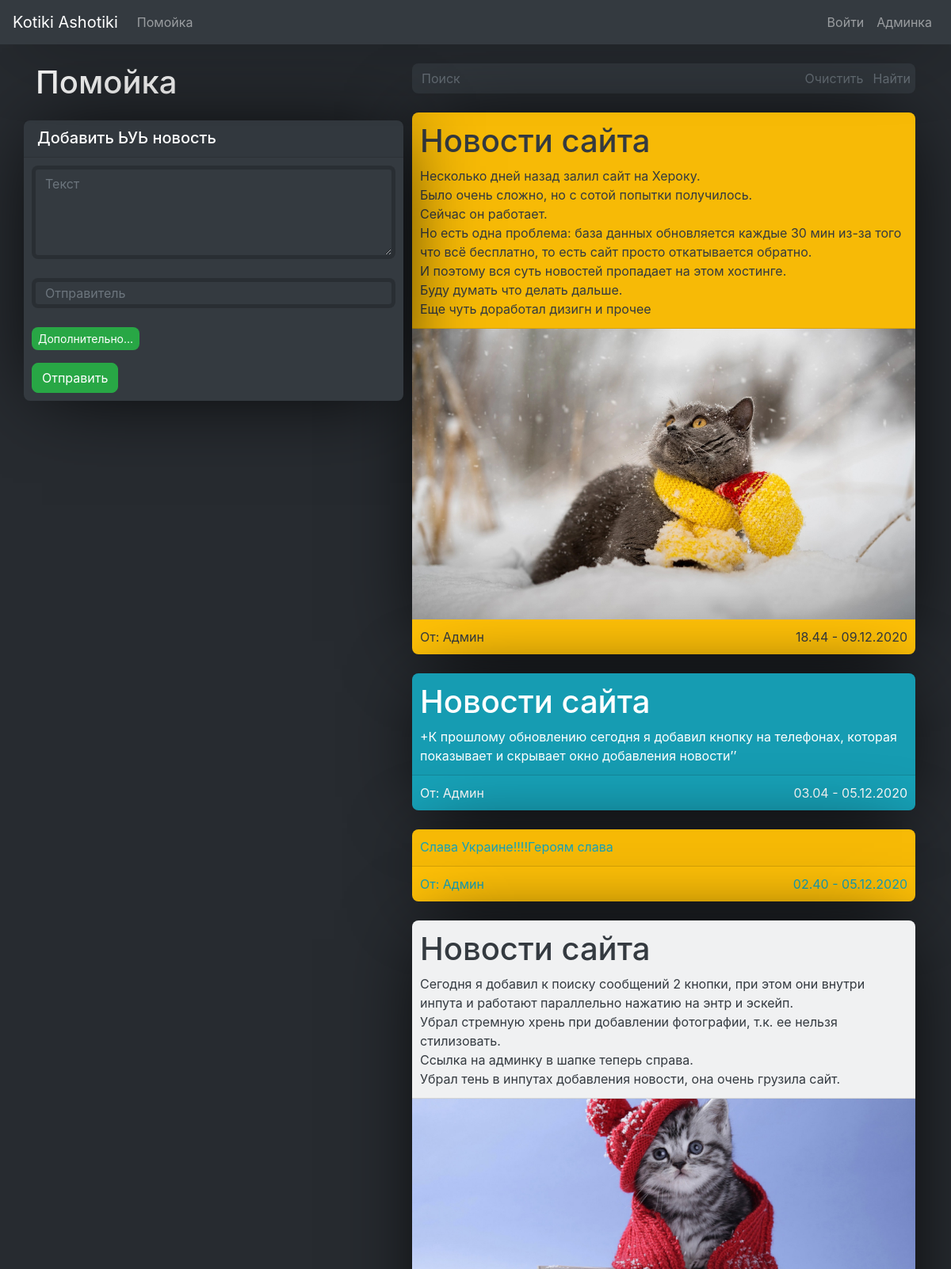
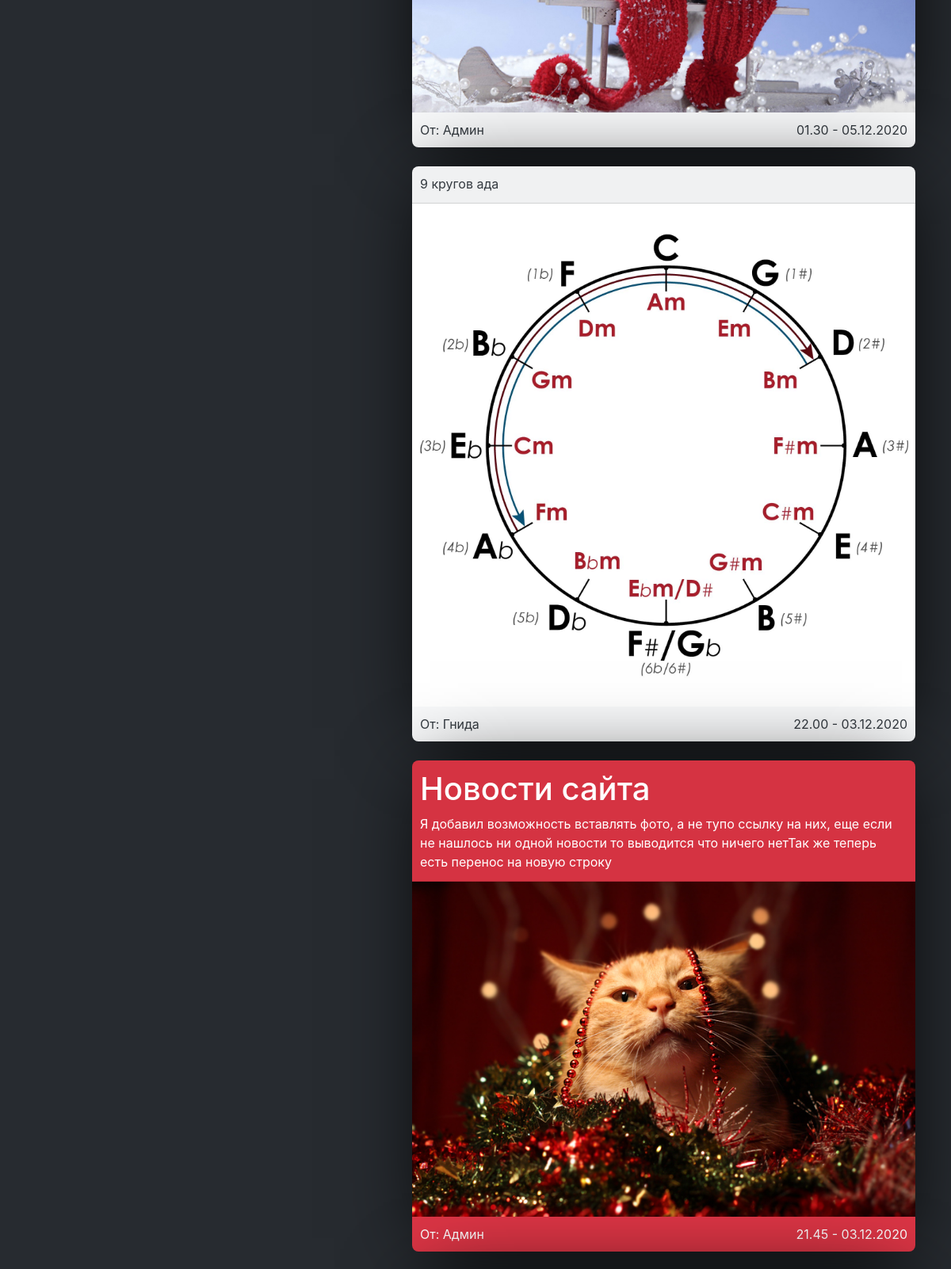
/msg/ (upper part), run on the app's committed database (2 pictures, top to bottom).
### msg/models.py (models this page shows, shortened)
class Message(models.Model):
    user = models.CharField('Пользователь', max_length=120)
    text = models.CharField('Текст', max_length=10000)
    date = models.DateTimeField(auto_now_add=True)
    picture = models.CharField('Изображение', blank=True, null=True, max_length=100, default='none')
    picture_file = models.ImageField('Загрузка пикчи', upload_to='msg', blank=True, max_length=200, default='none')
    BG_COLOR_CHOICE = [
        ('bg-dark', 'Темный фон'),
        ('bg-light', 'Светлый фон'),
        ('bg-primary','Синий фон'),
        ('bg-success', 'Зеленый фон'),
        ('bg-danger', 'Красный фон'),
        ('bg-warning', 'Желтый фон'),
        ('bg-info', 'Голубой фон')]
    card_bg_color_choice = models.CharField('Цвет фона', max_length=100, choices=BG_COLOR_CHOICE, default='bg-dark')
    FONT_COLOR_CHOICE = [
        ('text-white', 'Белый текст'),
        ('text-dark', 'Темный текст'),
        ('text-primary', 'Синий текст'),
        ('text-secondary', 'Серый текст'),
        ('text-warning', 'Желтый текст'),
        ('text-danger', 'Красный текст'),
        ('text-success', 'Зеленый цвет'),
        ('text-info', 'Голубой цвет')]
    card_font_color_choice = models.CharField('Цвет текста', max_length=100, choices=FONT_COLOR_CHOICE, default='text-white')
    PINNED_NEWS = [('False','Не закреплена'), ('True','Закрепить'), ('None','Скрытая')]
    top = models.CharField('Закрепить', blank=True, null=True, max_length=100, choices=PINNED_NEWS, default='False')
    admin_news = models.BooleanField('Новости сайта', default='False')
    class Meta():
        verbose_name = 'Новость'
        verbose_name_plural = 'Новости'

### msg/views.py (the view, shortened to what this page needs)
# urls.py: path('', msg, name="msg"),
def msg(request):
    message = Message.objects.order_by('-id').all()
    error = ''
    form = MessageForm()
    data = {
        'message': message,
        'form': form,
        'error': error
    }
    return render(request, 'msg/msg.html', data)

### msg/templates/msg/msg.html (shortened to what this page needs)
{% extends 'wrapper.html' %}
{% block static %} <link rel="stylesheet" href="/static/msg/css/msg.css"> {% endblock %}
{% block content %}
<div class="row">
  <div class="col-lg-5 jastify-lg-right">
    <div id="msg_title_and_input">
      <div id="msg_title"
           class="row justify-content-between">
        <div class="col-8">
            <h1 class="align-left mb-4">
              Помойка
            </h1>
        </div>
        <div class="col-4">
        </div>
      </div>
      <div class="row">
        <div id="msg_input"
             class="msg_input bg-dark mb-5 rounded">
          <div class="card-header">
            <h5>Добавить ЬУЬ новость</h5>
          </div>
          <form class="card-body"
                method="post"
                enctype="multipart/form-data">
            {{ form.text }}<br>
            {% if user.is_authenticated %}
              <div id="msg_input_user_hide">
                {{ form.user }}<br>
              </div>
            {% else %}
                {{ form.user }}<br>
            {% endif %}
            <div id="msg_img_add_div">
              <button id="msg_input_add_hide"
                      type="button"
                      class="msg_input_button btn-sm btn-success mb-2 rounded">
                Дополнительно...
              </button>
            </div>
            <button id="msg_input_button"
                    type="submit"
                    class="msg_input_button btn btn-success mt-2 rounded">
                Отправить
            </button>
          </form>
        </div>
      </div>
    </div>
  </div>
  <div class="col-lg-7">
    <div class="input-group">
      <input id="msg_search_input"
             class="msg_search form-control bg-dark text-white mb-4 border-0 rounded-left"
             aria-describedby="button-addon4"
             placeholder="Поиск"
             type="text">
      <div class="input-group-append">
        <button id="msg_search_input_button_clear"
                class="btn-dark text-secondary mb-4 border-0"
                type="button">
          Очистить
        </button>
        <button id="msg_search_input_button_find"
                type="button"
                class="btn-dark text-secondary bg-dark mb-4 border-0 rounded-right">
          Найти
        </button>
      </div>
    </div>
    {% if message %}
    <div class="msg">
      {% for m in message %}
        {% if m.top == 'False' %}
        <div>
          <div id="msg_id"
               class="msg_msgs card {{ m.card_bg_color_choice }} mb-4 p-0 rounded
                                    {{ m.card_font_color_choice }} border-0">
            <div class="card-header">
              {{ m.text|safe|linebreaks }}
            </div>
            <div class="card-img">
              {% if m.picture_file != 'none' %}
                <img src="/media/{{ m.picture_file }}">
              {% endif %}
            </div>
            <div class="card-body">
              <span class="card-text float-right">{{ m.date|date:'H.i - d.m.Y' }}</span>
              <span class="card-title">От: {{ m.user }}</span>
            </div>
          </div>
        </div>
        {% endif %}
      {% endfor %}
    </div>
    {% else %}
      <div class="container">
        <p>Сообщений нет</p>
      </div>
    {% endif %}
  </div>
</div>
{% endblock %}

### main/templates/wrapper.html (shortened to what this page needs)
<!DOCTYPE html>
{% load static %}
<html lang="en">
  <head>
    <link rel="stylesheet"
          href="https://stackpath.bootstrapcdn.com/bootstrap/4.5.2/css/bootstrap.min.css">
    <link rel="stylesheet" href="/static/css/general.css">
    {% block static %} {% endblock %}
  </head>
  <body>
    {% include 'includes/header.html' %}
    <div class="content container">
      {% block content %}
      {% endblock %}
    </div>
  </body>
</html>

### main/templates/includes/header.html
{% block header %}
<div class="header">
<div class="navbar top navbar-expand navbar-dark bg-dark">
	<a class="navbar-brand" href="{% url 'home' %}">Kotiki Ashotiki</a>
  <div class="collapse navbar-collapse" id="navbarColor02">
		<ul class="navbar-nav mr-auto">
			<li class="nav-item">
        <a class="nav-link" href="{% url 'msg' %}">Помойка</a>
      </li>
    </ul>
		<ul class="navbar-nav justify-content-end">
			<li class="nav-item">
				{% if user.is_authenticated %}
					<a 	id="user_name"
							name="{{ user.first_name }}"
							class="nav-link"
							href="{% url 'account' %}">{{ user.first_name }}</a>
				{% else %}
					<a class="nav-link" href="{% url 'login' %}">Войти</a>
				{% endif %}
			</li>
			<li class="nav-item">
				<a class="nav-link" href="/admin">Админка</a>
			</li>
		</ul>
  </div>
</div>
</div>
{% endblock %}

### main/static/css/general.css (style rules this page uses)
html, body { height: 100%; background: #272b30; color: white; font-family: -apple-system, sans-serif; }
body { display: flex; flex-direction: column; }
.content, .header, .footer { box-sizing: border-box; width: 100%; z-index: 0; }
.content { flex-grow: 1; }
.header, .footer { box-shadow: 3px 3px 100px -20px black; }
.rounded { border-radius: 0.5rem!important; }
.rounded-right { border-top-right-radius: 0.5rem!important; border-bottom-right-radius: 0.5rem!important; }
.rounded-left { border-top-left-radius: 0.5rem!important; border-bottom-left-radius: 0.5rem!important; }
@media (min-width:992px) { .header { position: fixed; z-index: 1; } }
@media (min-width:992px) { .content { margin-top: 80px; } }

### msg/static/msg/css/msg.css (style rules this page uses)
#msg_id { text-decoration-line: none; }
.msg_input { border-radius: 3px; z-index: 1; }
#msg_input_add_hide { border: none; }
#msg_input .card-header h5 { margin-bottom: 2px; margin-left: 7px; }
#msg_id .card-header p { margin-bottom: 2px; }
@media (min-width:991px) { .msg_input { box-shadow: 3px 3px 100px -20px black; } }
@media (min-width:991px) { .msg_msgs { box-shadow: 3px 3px 100px -20px black; } }
@media (min-width:991px) { #msg_id .card-header, #msg_id .card-body { padding: 10px; } }
@media (min-width:991px) { #msg_id .card-img { padding: 0; } }
@media (min-width:991px) { #msg_id img { width: 100%; } }
@media (min-width:991px) { #msg_input .card-header, #msg_input .card-body { padding: 10px; } }
@media (min-width:991px) { .msg_input_text_and_bg_color { border: 5px solid rgb(0, 0, 0, 0.2); } }
@media (min-width:992px) { #msg_title_and_input { position: fixed; z-index: 1; } }

### data on the page
Message: text "Новости сайта Несколько дней назад залил сайт на Хероку. Было очень сложно, но с сотой попытки получилось. Сейчас он работает. Но есть одна проблема: база данных обновляется каждые 30 мин из-за того что всё бесплатно, то есть сайт просто откатывается обратно. И поэтому вся суть новостей пропадает на этом хостинге. Буду думать что делать дальше. Еще чуть доработал дизигн и прочее", picture_file (picture), date "18.44 - 09.12.2020", user "Админ"
Message: text "Новости сайта +К прошлому обновлению сегодня я добавил кнопку на телефонах, которая показывает и скрывает окно добавления новости’’", date "03.04 - 05.12.2020", user "Админ"
Message: text "Слава Украине!!!!Героям слава", date "02.40 - 05.12.2020", user "Админ"
Message: text "Новости сайта Сегодня я добавил к поиску сообщений 2 кнопки, при этом они внутри инпута и работают параллельно нажатию на энтр и эскейп. Убрал стремную хрень при добавлении фотографии, т.к. ее нельзя стилизовать. Ссылка на админку в шапке теперь справа. Убрал тень в инпутах добавления новости, она очень грузила сайт.", picture_file (picture), date "01.30 - 05.12.2020", user "Админ"
Message: text "9 кругов ада", picture_file (picture), date "22.00 - 03.12.2020", user "Гнида"
Message: text "Новости сайта Я добавил возможность вставлять фото, а не тупо ссылку на них, еще если не нашлось ни одной новости то выводится что ничего нетТак же теперь есть перенос на новую строку", picture_file (picture), date "21.45 - 03.12.2020", user "Админ"
